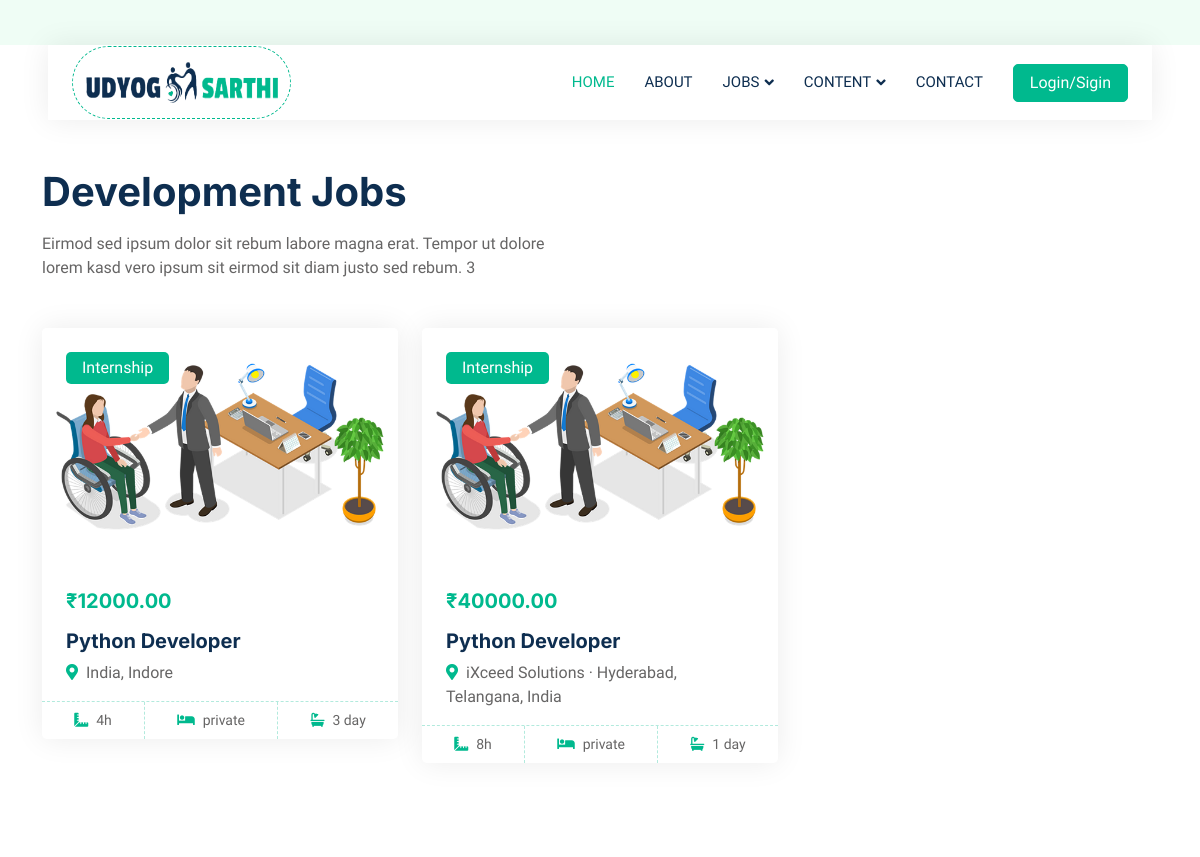
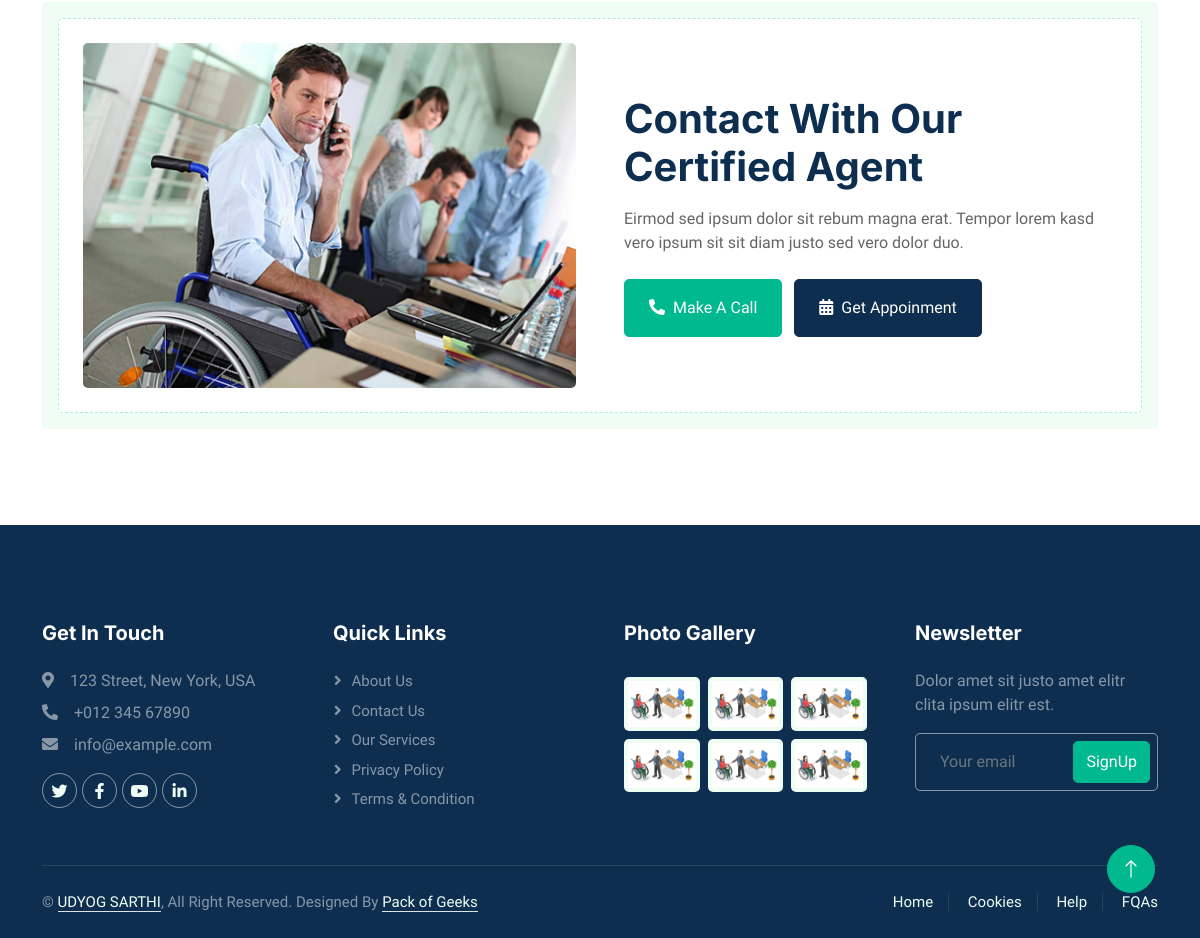
Screenshot of /property-type/development with the database file from the repository (2 pictures, top to bottom).
### usa/models.py (models this page shows, shortened)
class Job(models.Model):
    job_id = models.AutoField(primary_key=True)
    job_title = models.CharField(max_length=255)
    location = models.CharField(max_length=255)
    job_type_choices = [
        ('marketing', 'Marketing'),
        ('design', 'Design'),
        ('development', 'Development'),
        ('customer', 'Customer'),
        ('health_caare', 'Health and Caare'),
        ('automotive', 'Automotive jobs'),
        ('data_entry', 'Data entry'),
        ('call_center', 'Call center'),
    ]
    job_type = models.CharField(max_length=20, choices=job_type_choices)
    mode_choices = [
        ('hibrid', 'Hibrid'),
        ('remote', 'Remote'),
        ('wfo', 'WFO')
    ]
    mode = models.CharField(max_length=10, choices=mode_choices)
    time_choices = [
        ('full_time', 'Full Time'),
        ('part_time', 'Part Time'),
        ('internship', 'Internship'),
    ]
    time = models.CharField(max_length=10, choices=time_choices)
    categories_choices = [
        ('government', 'Government'),
        ('private', 'Private'),
    ]
    categories = models.CharField(max_length=10, choices=categories_choices)
    disability_types = models.ManyToManyField('DisabilityType', related_name='jobs', blank=True)
    salary = models.DecimalField(max_digits=10, decimal_places=2)
    hours = models.PositiveIntegerField()
    about = models.TextField()
    day_ago = models.PositiveIntegerField()
    image = models.ImageField(upload_to='job_images/', default='D:\main_usa_app\main_usa_app\main_usa_app\media\default_job_banner.jpg')
    posted_by = models.ForeignKey('auth.User', on_delete=models.CASCADE)

### usa/views.py (the view)
# urls.py: path('property-type/<str:job_type>', views.job_list_by_type, name="job_list_by_type"),
def job_list_by_type(request, job_type):
    jobs = Job.objects.filter(job_type=job_type)
    if job_type == 'marketing':
        job_name = 'Marketing Jobs'
        about = "Eirmod sed ipsum dolor sit rebum labore magna erat. Tempor ut dolore lorem kasd vero ipsum sit eirmod sit diam justo sed rebum. 1"
    elif job_type == 'design':
        job_name = 'Design Jobs'
        about = "Eirmod sed ipsum dolor sit rebum labore magna erat. Tempor ut dolore lorem kasd vero ipsum sit eirmod sit diam justo sed rebum. 2"
    elif job_type == 'development':
        job_name = 'Development Jobs'
        about = "Eirmod sed ipsum dolor sit rebum labore magna erat. Tempor ut dolore lorem kasd vero ipsum sit eirmod sit diam justo sed rebum. 3"
    elif job_type == 'customer':
        job_name = 'Customer Jobs'
        about = "Eirmod sed ipsum dolor sit rebum labore magna erat. Tempor ut dolore lorem kasd vero ipsum sit eirmod sit diam justo sed rebum. 4"
    elif job_type == 'health_caare':
        job_name = 'Health and Caare Jobs'
        about = "Eirmod sed ipsum dolor sit rebum labore magna erat. Tempor ut dolore lorem kasd vero ipsum sit eirmod sit diam justo sed rebum. 5"
    elif job_type == 'automotive':
        job_name = 'Automotive Jobs'
        about = "Eirmod sed ipsum dolor sit rebum labore magna erat. Tempor ut dolore lorem kasd vero ipsum sit eirmod sit diam justo sed rebum. 6"
    elif job_type == 'data_entry':
        job_name = 'Data Entry Jobs'
        about = "Eirmod sed ipsum dolor sit rebum labore magna erat. Tempor ut dolore lorem kasd vero ipsum sit eirmod sit diam justo sed rebum. 7"
    elif job_type == 'call_center':
        job_name = 'Call Center Jobs'
        about = "Eirmod sed ipsum dolor sit rebum labore magna erat. Tempor ut dolore lorem kasd vero ipsum sit eirmod sit diam justo sed rebum. 8"
    template_name = "type_jobs.html"
    context = {
        'jobs':jobs,
        'job_name':job_name,
        'about':about,
    }
    return render(request, template_name, context)

### templates/type_jobs.html
{% load static %}
{% include 'header.html' %}
        <div class="container-xxl py-5">
            <div class="container">
                <div class="row g-0 gx-5 align-items-end">
                    <div class="col-lg-6">
                        <div class="text-start mx-auto mb-5 wow slideInLeft" data-wow-delay="0.1s">
                            <h1 class="mb-3">{{job_name}}</h1>
                            <p>{{about}}</p>
                        </div>
                    </div>
                </div>
                <div class="tab-content">
                    <div id="tab-1" class="tab-pane fade show p-0 active">
                        <div class="row g-4">
                            {% for intern in jobs %}
                            <div class="col-lg-4 col-md-6 wow fadeInUp" data-wow-delay="0.1s">
                                <div class="property-item rounded overflow-hidden">
                                    <div class="position-relative overflow-hidden">
                                        <a href=""><img class="img-fluid" src="{{ intern.image.url }}" alt=""></a>
                                        <div class="bg-primary rounded text-white position-absolute start-0 top-0 m-4 py-1 px-3">Internship</div>
                                        <div class="bg-white rounded-top text-primary position-absolute start-0 bottom-0 mx-4 pt-1 px-3"></div>
                                    </div>
                                    <div class="p-4 pb-0">
                                        <h5 class="text-primary mb-3">₹{{intern.salary}}</h5>
                                        <a class="d-block h5 mb-2" href="">{{intern.job_title}}</a>
                                        <p><i class="fa fa-map-marker-alt text-primary me-2"></i>{{intern.location}}</p>
                                    </div>
                                    <div class="d-flex border-top">
                                        <small class="flex-fill text-center border-end py-2"><i class="fa fa-ruler-combined text-primary me-2"></i>{{intern.hours}}h</small>
                                        <small class="flex-fill text-center border-end py-2"><i class="fa fa-bed text-primary me-2"></i>{{intern.categories}}</small>
                                        <small class="flex-fill text-center py-2"><i class="fa fa-bath text-primary me-2"></i>{{intern.day_ago}} day</small>
                                    </div>
                                </div>
                            </div>
                            {% endfor %}
                        </div>
                    </div>
                </div>
            </div>
        </div>
        <div class="container-xxl py-5">
            <div class="container">
                <div class="bg-light rounded p-3">
                    <div class="bg-white rounded p-4" style="border: 1px dashed rgba(0, 185, 142, .3)">
                        <div class="row g-5 align-items-center">
                            <div class="col-lg-6 wow fadeIn" data-wow-delay="0.1s">
                                <img class="img-fluid rounded w-100" src="{% static 'img/call-to-action.jpg' %}" alt="">
                            </div>
                            <div class="col-lg-6 wow fadeIn" data-wow-delay="0.5s">
                                <div class="mb-4">
                                    <h1 class="mb-3">Contact With Our Certified Agent</h1>
                                    <p>Eirmod sed ipsum dolor sit rebum magna erat. Tempor lorem kasd vero ipsum sit sit diam justo sed vero dolor duo.</p>
                                </div>
                                <a href="" class="btn btn-primary py-3 px-4 me-2"><i class="fa fa-phone-alt me-2"></i>Make A Call</a>
                                <a href="" class="btn btn-dark py-3 px-4"><i class="fa fa-calendar-alt me-2"></i>Get Appoinment</a>
                            </div>
                        </div>
                    </div>
                </div>
            </div>
        </div>
{% include 'footer.html' %}

### static/css/style.css (style rules this page uses)
:root { --primary: #00B98E; --secondary: #FF6922; --light: #EFFDF5; --dark: #0E2E50; }
.btn { transition: .5s; }
.btn.btn-primary, .btn.btn-secondary { color: #FFFFFF; }
.property-item { box-shadow: 0 0 30px rgba(0, 0, 0, .08); }
.property-item img { transition: .5s; }
.property-item .border-top { border-top: 1px dashed rgba(0, 185, 142, .3) !important; }
.property-item .border-end { border-right: 1px dashed rgba(0, 185, 142, .3) !important; }

### rows the page displays
Job: salary "12000.00", job_title "Python Developer", location "India, Indore", hours "4", categories "private", day_ago "3"
Job: salary "40000.00", job_title "Python Developer", location "iXceed Solutions · Hyderabad, Telangana, India", hours "8", categories "private", day_ago "1"

### other values shown
{{ job_name }} "Development Jobs"
{{ about }} "Eirmod sed ipsum dolor sit rebum labore magna erat. Tempor ut dolore lorem kasd vero ipsum sit eirmod sit diam justo sed rebum. 3"
